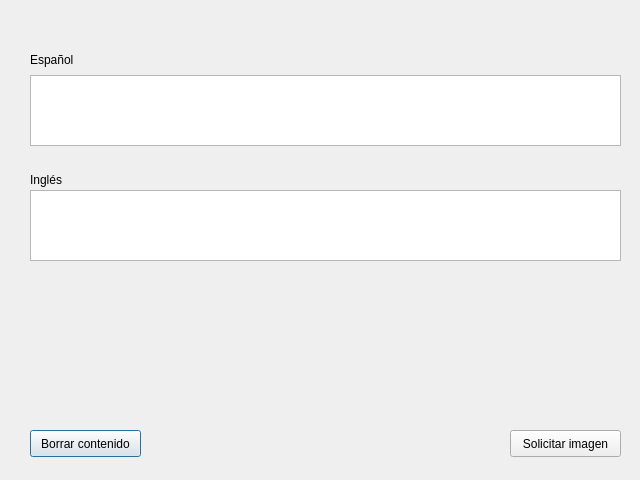
<?xml version="1.0" encoding="UTF-8"?>
<ui version="4.0">
 <class>Dialog</class>
 <widget class="QDialog" name="Dialog">
  <property name="geometry">
   <rect>
    <x>0</x>
    <y>0</y>
    <width>640</width>
    <height>480</height>
   </rect>
  </property>
  <property name="windowTitle">
   <string>Dialog</string>
  </property>
  <widget class="QTextEdit" name="textEdit">
   <property name="geometry">
    <rect>
     <x>30</x>
     <y>75</y>
     <width>591</width>
     <height>71</height>
    </rect>
   </property>
  </widget>
  <widget class="QTextEdit" name="textEdit_2">
   <property name="geometry">
    <rect>
     <x>30</x>
     <y>190</y>
     <width>591</width>
     <height>71</height>
    </rect>
   </property>
  </widget>
  <widget class="QPushButton" name="pushButton">
   <property name="geometry">
    <rect>
     <x>30</x>
     <y>430</y>
     <width>111</width>
     <height>27</height>
    </rect>
   </property>
   <property name="text">
    <string>Borrar contenido</string>
   </property>
  </widget>
  <widget class="QPushButton" name="pushButton_2">
   <property name="geometry">
    <rect>
     <x>510</x>
     <y>430</y>
     <width>111</width>
     <height>27</height>
    </rect>
   </property>
   <property name="text">
    <string>Solicitar imagen</string>
   </property>
  </widget>
  <widget class="QLabel" name="label">
   <property name="geometry">
    <rect>
     <x>30</x>
     <y>50</y>
     <width>56</width>
     <height>19</height>
    </rect>
   </property>
   <property name="text">
    <string>Español</string>
   </property>
  </widget>
  <widget class="QLabel" name="label_2">
   <property name="geometry">
    <rect>
     <x>30</x>
     <y>170</y>
     <width>56</width>
     <height>19</height>
    </rect>
   </property>
   <property name="text">
    <string>Inglés</string>
   </property>
  </widget>
 </widget>
 <resources/>
 <connections/>
</ui>
